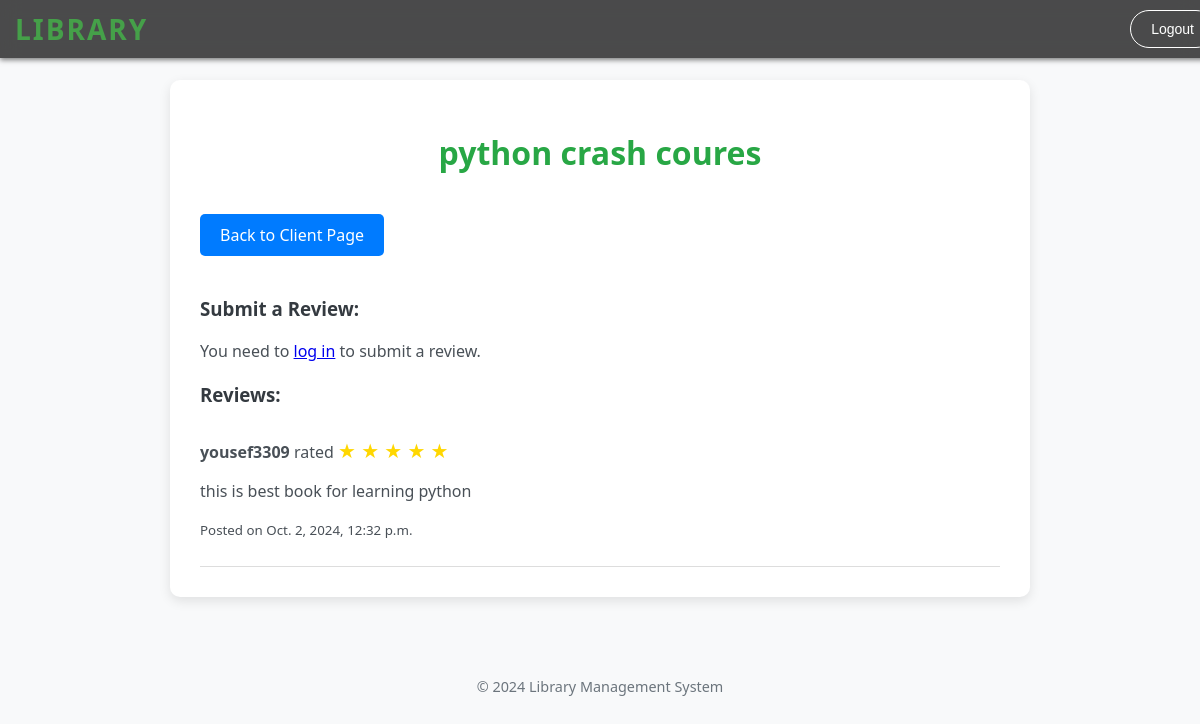
The app's page /book/63/ with its own data.
### library/models.py (models this page shows, shortened)
class Book(models.Model):
    title = models.CharField(max_length=200)
    author = models.ForeignKey(Author, on_delete=models.CASCADE)
    published_date = models.DateField()
    isbn = models.CharField(max_length=13)
    is_for_sale = models.BooleanField(default=True)
    is_for_rent = models.BooleanField(default=True)
    is_sold = models.BooleanField(default=False)
    is_rented = models.BooleanField(default=False)
    count = models.PositiveIntegerField(default=0)
    price = models.DecimalField(max_digits=10, decimal_places=2, default=0)
    image = models.ImageField(upload_to='photos/', null=True, blank=True)

class Review(models.Model):
    user = models.ForeignKey(User, on_delete=models.CASCADE)
    book = models.ForeignKey('Book', on_delete=models.CASCADE)
    rating = models.PositiveIntegerField()  # Ensure this field is set to a positive integer
    comment = models.TextField()
    created_at = models.DateTimeField(auto_now_add=True)

### library/views.py (the view)
# urls.py: path('book/<int:book_id>/', views.book_detail, name='book_detail'),
def book_detail(request, book_id):
    book = get_object_or_404(Book, id=book_id)
    reviews = Review.objects.filter(book=book)  # Get all reviews for the book
    if request.method == 'POST':
        form = ReviewForm(request.POST)
        if form.is_valid():
            review = form.save(commit=False)
            review.user = request.user  # Assign the review to the current user
            review.book = book  # Assign the review to the current book
            review.save()
            messages.success(request, 'Your review has been submitted successfully!')
            return redirect('book_detail', book_id=book_id)
    else:
        form = ReviewForm()
    context = {
        'book': book,
        'reviews': reviews,
        'form': form
    }
    return render(request, 'library/book_detail.html', context)

### library/templates/library/book_detail.html (shortened to what this page needs)
<!DOCTYPE html>
<html lang="en">
<head>
</head>
<body>
    <header>
        <div class="logo">Library</div>
        <div class="auth-links">
            <form method="POST" action="{% url 'logout' %}">
                <button type="submit" class="logout-button">Logout</button>
            </form>
        </div>
    </header>
    <div class="container">
        <h1>{{ book.title }}</h1>
        <a href="{% url 'client_page' %}" class="back-button">Back to Client Page</a>
        <h3>Submit a Review:</h3>
        {% if request.user.is_authenticated %}
            <form method="POST" class="review-form">
                {% csrf_token %}
                {{ form.as_p }}
                <button type="submit">Submit Review</button>
            </form>
        {% else %}
            <p>You need to <a href="{% url 'login' %}">log in</a> to submit a review.</p>
        {% endif %}
        <h3>Reviews:</h3>
        <div class="review-list">
            {% if reviews %}
                {% for review in reviews %}
                    <div class="review-item">
                        <strong>{{ review.user.username }}</strong> rated
                        <span class="star-rating">
                            {% for i in "12345" %}
                                {% if i|add:0 <= review.rating %}
                                    ★
                                {% else %}
                                    ☆
                                {% endif %}
                            {% endfor %}
                        </span>
                        <p>{{ review.comment }}</p>
                        <p><small>Posted on {{ review.created_at }}</small></p>
                    </div>
                {% endfor %}
            {% else %}
                <p>No reviews yet. Be the first to submit a review!</p>
            {% endif %}
        </div>
    </div>
    <footer>
        <p>&copy; 2024 Library Management System</p>
    </footer>
</body>
</html>

### library/templates/library/book_detail.html (style rules this page uses)
body { font-family: 'Segoe UI', Tahoma, Geneva, Verdana, sans-serif; background-color: #f8f9fa; color: #495057; margin: 0; padding: 0; }
header { position: fixed; width: 100%; top: 0; left: 0; background: rgba(0, 0, 0, 0.7); padding: 10px 15px; z-index: 1000; display: flex; justify-content: space-between; align-items: center; backdrop-filter: blur(10px); box-shadow: 0 2px 5px rgba(0, 0, 0, 0.5); }
.logo { font-size: 28px; font-weight: bold; color: #45a049; text-transform: uppercase; letter-spacing: 2px; }
.auth-links .logout-button { margin-left: 15px; padding: 10px 20px; border: 1px solid #fff; border-radius: 30px; color: white; background: transparent; cursor: pointer; font-size: 14px; transition: all 0.3s ease; }
.container { max-width: 800px; margin: 80px auto; padding: 30px; background-color: #ffffff; box-shadow: 0 4px 12px rgba(0, 0, 0, 0.1); border-radius: 10px; }
h1 { color: #28a745; text-align: center; margin-bottom: 20px; font-size: 2em; }
h3 { margin-top: 20px; color: #343a40; }
.review-list { margin-top: 20px; }
.review-item { border-bottom: 1px solid #ddd; padding: 10px 0; }
.back-button { display: inline-block; margin: 20px 0; padding: 10px 20px; background-color: #007bff; color: white; text-decoration: none; border-radius: 5px; transition: background-color 0.3s ease; }
.star-rating { color: #FFD700; font-size: 20px; margin-right: 5px; }
footer { text-align: center; margin-top: 40px; font-size: 0.9em; color: #6c757d; }
button[type="submit"] { padding: 10px 15px; background-color: #28a745; color: white; border: none; border-radius: 5px; cursor: pointer; transition: background-color 0.3s ease; }

### records on screen
Book: title "python crash coures"
Review: user.username "yousef3309", rating 5 (drawn), comment "this is best book for learning python", created_at "Oct. 2, 2024, 12:32 p.m."
